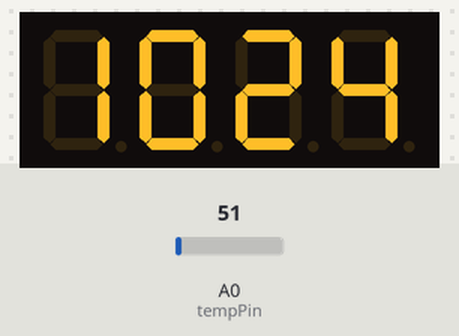
This sketch was run on a simulated Arduino Uno, built with avr-gcc and run on an emulated ATmega328P. On the bench: 4-digit seven-segment display. Wiring (inferred from the names in the program): DS3231 clock at I2C address 0x68. The test bench sets the inputs (shaded band); at power-on: A0 (tempPin) = 51. The local clock reads 2024-03-15 10:24:30 at power-on unless the sketch sets it.

Above: at 0.1 s.
At 64.7 s:
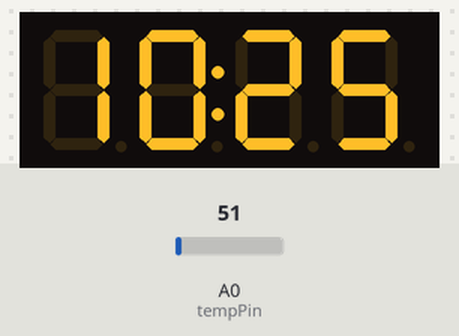
At 129.4 s:
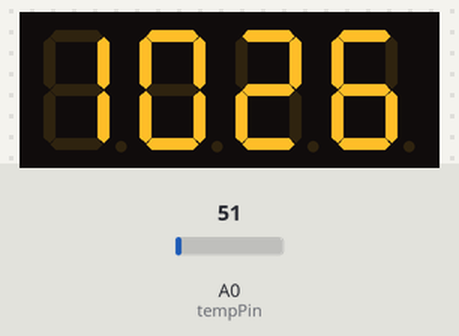

The sketch:

DigitalCLock.ino
```cpp
#include "Wire.h"
#include "TM1637.h"
int temp;
int tempPin = 0;
#define DS3231_I2C_ADDRESS 0x68

#define CLK 9                         // TM1637 pin CLK
#define DIO 8
TM1637 tm1637(CLK, DIO);
uint8_t m;                            // minutes
uint8_t h;
bool dp = true;
// Convert normal decimal numbers to binary coded decimal
byte decToBcd(byte val)
{
  return( (val/10*16) + (val%10) );
}
// Convert binary coded decimal to normal decimal numbers
byte bcdToDec(byte val)
{
  return( (val/16*10) + (val%16) );
}
void setup()
{
  Wire.begin();
  Serial.begin(9600);
  // set the initial time here:
  // DS3231 seconds, minutes, hours, day, date, month, year
  // setDS3231time(30,42,21,4,26,11,14);
  tm1637.init();
  tm1637.set(BRIGHTEST);
}
void setDS3231time(byte second, byte minute, byte hour, byte dayOfWeek, byte
dayOfMonth, byte month, byte year)
{
  // sets time and date data to DS3231
  Wire.beginTransmission(DS3231_I2C_ADDRESS);
  Wire.write(0); // set next input to start at the seconds register
  Wire.write(decToBcd(second)); // set seconds
  Wire.write(decToBcd(minute)); // set minutes
  Wire.write(decToBcd(hour)); // set hours
  Wire.write(decToBcd(dayOfWeek)); // set day of week (1=Sunday, 7=Saturday)
  Wire.write(decToBcd(dayOfMonth)); // set date (1 to 31)
  Wire.write(decToBcd(month)); // set month
  Wire.write(decToBcd(year)); // set year (0 to 99)
  Wire.endTransmission();
}
void readDS3231time(byte *second,
byte *minute,
byte *hour,
byte *dayOfWeek,
byte *dayOfMonth,
byte *month,
byte *year)
{
  Wire.beginTransmission(DS3231_I2C_ADDRESS);
  Wire.write(0); // set DS3231 register pointer to 00h
  Wire.endTransmission();
  Wire.requestFrom(DS3231_I2C_ADDRESS, 7);
  // request seven bytes of data from DS3231 starting from register 00h
  *second = bcdToDec(Wire.read() & 0x7f);
  *minute = bcdToDec(Wire.read());
  *hour = bcdToDec(Wire.read() & 0x3f);
  *dayOfWeek = bcdToDec(Wire.read());
  *dayOfMonth = bcdToDec(Wire.read());
  *month = bcdToDec(Wire.read());
  *year = bcdToDec(Wire.read());
}
void displayTime()
{
  byte second, minute, hour, dayOfWeek, dayOfMonth, month, year;
  // retrieve data from DS3231
  readDS3231time(&second, &minute, &hour, &dayOfWeek, &dayOfMonth, &month,
  &year);
  // send it to the serial monitor
  Serial.print(hour, DEC);
  // convert the byte variable to a decimal number when displayed
  Serial.print(":");
  if (minute<10)
  {
    Serial.print("0");
  }
  Serial.print(minute, DEC);
  Serial.print(":");
  if (second<10)
  {
    Serial.print("0");
  }
  Serial.print(second, DEC);
  Serial.print(" ");
  Serial.print(dayOfMonth, DEC);
  Serial.print("/");
  Serial.print(month, DEC);
  Serial.print("/");
  Serial.print(year, DEC);
  Serial.print(" Day of week: ");
  switch(dayOfWeek){
  case 1:
    Serial.println("Sunday");
    break;
  case 2:
    Serial.println("Monday");
    break;
  case 3:
    Serial.println("Tuesday");
    break;
  case 4:
    Serial.println("Wednesday");
    break;
  case 5:
    Serial.println("Thursday");
    break;
  case 6:
    Serial.println("Friday");
    break;
  case 7:
    Serial.println("Saturday");
    break;
  }
}
void loop()
{

  temp = analogRead(tempPin);
  temp = temp * 0.48828125;

  byte second, minute, hour, dayOfWeek, dayOfMonth, month, year;
  // retrieve data from DS3231
  readDS3231time(&second, &minute, &hour, &dayOfWeek, &dayOfMonth, &month,
  &year);

  h = hour;
  m = minute;

  tm1637.display(0, h / 10);          // Time Format -> HH : MM
  tm1637.display(1, h % 10);
  tm1637.display(2, m / 10);
  tm1637.display(3, m % 10);

/*tm1637.display(2, temp / 10);          // Time Format -> HH : MM
  tm1637.display(3, temp % 10);
  delay(500);*/

  tm1637.point(dp);
  dp = !dp;                           // time refresh (and digital points blink) 0,5 every sec
  delay(500);
}
```
